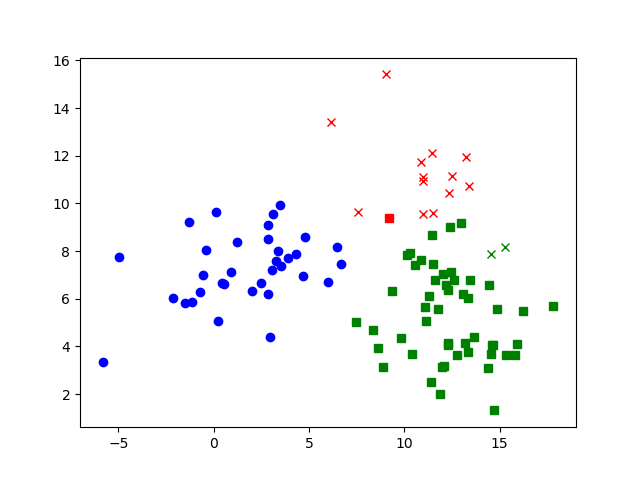

Reproduce this figure in Python.
import matplotlib.pyplot as plt
import numpy as np
from scipy.stats import norm

n = 3
p = np.random.randint(1, 10, n)
p = p / np.sum(p)
print(p)

mus = []
covs = []
dimensions = 2
for m in range(n):
    mean = [np.random.randint(0, 10) + (m * 5) for d1 in range(dimensions)]
    cov = [
        [[np.random.randint(1, 10), 0],
         [0, np.random.randint(1, 10)]]
        for d2 in range(dimensions)
    ]
    mus.append(mean)
    covs.append(cov[0])


def gmm():
    idx = np.random.choice(np.arange(0, n), p=p)
    mean = mus[idx]
    cov = covs[idx]
    val = np.random.multivariate_normal(mean, cov)
    return np.array([val, idx])


colors = np.array(['b', 'g', 'r', 'y', 'c', 'm'])
# np.random.shuffle(colors)

shapes = ['o', 's', 'x']


def plot_pt(val, cls, actual):
    # print(colors[cls], cls)
    plt.plot(val[0], val[1], shapes[actual], color=colors[cls])


data = np.array([gmm() for x in range(100)])
pts = data[:, 0]
classes = data[:, 1]

# initial guesses - intentionally bad
guess = {'lambda': []}
for m in range(n):
    guess['mu' + str(m)] = np.array(mus[m]) + np.random.randint(-2, 2)
    guess['cov' + str(m)] = np.array(covs[m]) + np.random.randint(-2, 2)
    guess['lambda'].append(1 / float(n))


def normal_pdf(v, mean, rsq):
    a = 1 / np.sqrt(2 * np.math.pi * rsq)
    p = a * np.exp(-(v - mean) ** 2 / (2 * rsq))
    return p


def prob(val, mu, sig, lam):
    p = lam
    for i in range(len(val)):
        p *= norm.pdf(val[i], mu[i], sig[i][i])
    return p


def expectation(pts, guess):
    results = []
    for i in range(pts.shape[0]):
        x, y = pts[i]
        probs = [prob([x, y], guess['mu' + str(m)], guess['cov' + str(m)], guess['lambda'][m]) for m in range(n)]
        results.append(np.argmax(probs))
    return np.array(results)


def maximization(ps, results, params):
    for m in range(n):
        this_class = np.array(ps[results == m].tolist())
        if this_class.shape[0] == 0:
            continue
        x = this_class[:, 0]
        y = this_class[:, 1]
        params['mu' + str(m)] = [x.mean(), y.mean()]
        params['cov' + str(m)] = [
            [x.std(), 0],
            [0, y.std()]
        ]
        params['lambda'][m] = this_class.shape[0] / ps.shape[0]
    return params

def distance(old_params, new_params):
    dist = 0
    for param in ['mu' + str(m) for m in range(n)]:
        for i in range(len(old_params[param])):
            dist += (old_params[param][i] - new_params[param][i])**2
    return dist ** 0.5


shift = 10
epsilon = 0.01
iters = 0
true_params = guess.copy()
while iters < 15:  # shift > epsilon:
    iters += 1

    updated_lbls = expectation(pts, guess)
    updated_params = maximization(pts, updated_lbls, guess)

    shift = distance(guess, updated_params)

    print(f'iteration {iters}, shift {shift}')

    guess = updated_params

    [plot_pt(p, c, actual) for p, c, actual in zip(pts, updated_lbls, classes)]

    plt.show()

    # time.sleep(0.25)
print (guess, true_params)
